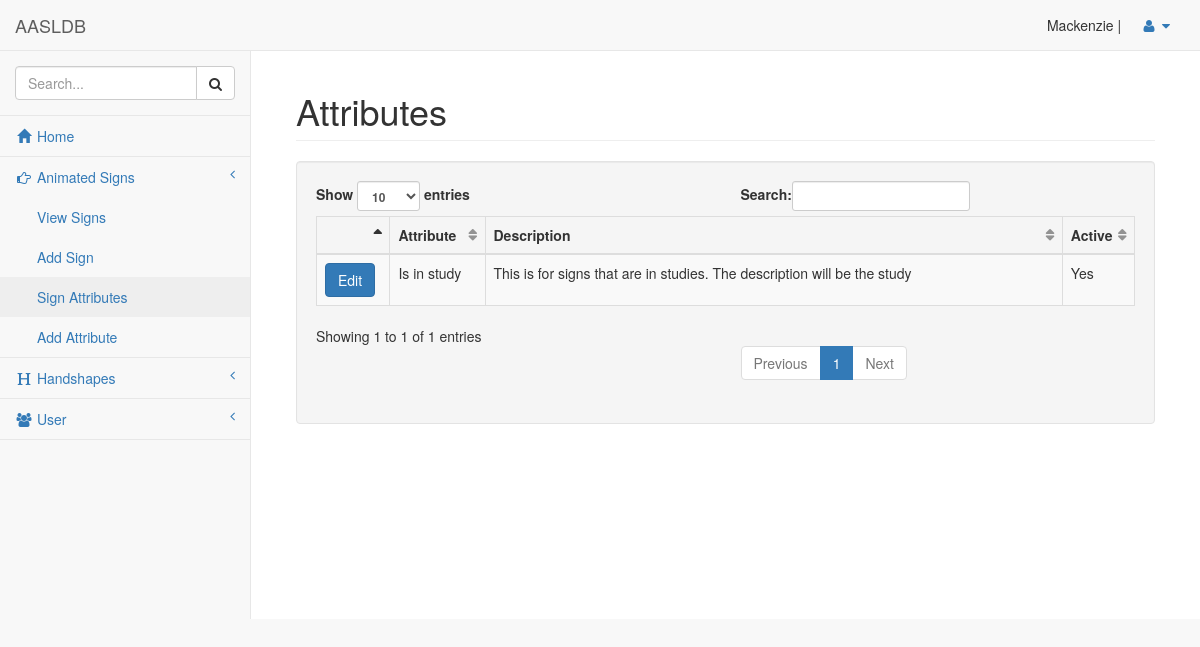
The app's page /pages/attributes.php (signed in) with its own data.
### tables this page shows
CREATE TABLE `attribute_list` (
  `name` varchar(30) NOT NULL,
  `description` varchar(100) NOT NULL,
  `active` int(11) NOT NULL
);

### function/getAttribute.php (called while the page is built, shortened)
<?php
function getAttributes($active) {
    if($active){
        $sql = "SELECT * FROM attribute_list where active=1 ORDER BY name";
    }else{
        $sql = "SELECT * FROM attribute_list";
    }
    require '../classes/attributeClass.php';
    $attributes = array();
    include '../include/connection_open.inc.php';
    $result = $conn->query($sql);
    while ($row = $result->fetch_assoc()) {
        $attribute = new attributeClass($row["name"],$row["description"],$row["active"]);
        array_push($attributes, $attribute);
    }
    return $attributes;
}

### classes/attributeClass.php (called while the page is built, shortened)
<?php
class attributeClass {
    protected $_aName;
    protected $_desc;
    protected $_active;
    private function __construct3($name, $description, $active) {
        $this->_aName = $name;
        $this->_desc = $description;
        $this->_active = $active;
    }
    function get_aName() {
        return $this->_aName;
    }
    function get_desc() {
        return $this->_desc;
    }
    function get_active() {
        return $this->_active;
    }
}

### function/util.php (called while the page is built, shortened)
<?php
function activeTextConvert($act){
    if($act == 1){
        $text = "Yes";
    }else{
        $text = "No";
    }
    return $text;
}

### pages/attributes.php (the view, shortened to what this page needs)
<?php include '../include/header.inc.php'; ?>
<?php include '../function/getAttribute.php'; ?>
<?php include '../function/util.php'; ?>
<div id="wrapper">
    <?php include '../include/navigation.inc.php'; ?>
    <div id="page-wrapper">
        <div class="container-fluid">
            <div class="row">
                <div class="col-lg-12">
                    <h1 class="page-header">Attributes</h1>
                </div>
            </div>
            <div class="row">
                <div class="col-lg-12">
                    <div class="well">
                        <table width="100%" class="table table-striped table-bordered table-hover" id="attribute-table">
                            <thead>
                                <tr>
                                    <th></th>
                                    <th>Attribute</th>
                                    <th>Description</th>
                                    <th>Active</th>
                                </tr>
                            </thead>
                            <tbody>
                                <?php
                                $a = getAttributes(FALSE);
                                foreach ($a as $printAttribute) {
                                    $count = 1;
                                    if ($count % 2 != 0) {
                                        echo '<tr class="odd">';
                                    } else {
                                        echo '<tr class="even">';
                                    }
                                    echo '<td><button onclick="editA(\'' . $printAttribute->get_aName() . '\');" type="button" class="btn btn-primary">Edit</button></td>';
                                    echo '<td>' . $printAttribute->get_aName() . '</td>';
                                    echo '<td>' . $printAttribute->get_desc() . '</td>';
                                    echo '<td>' . activeTextConvert($printAttribute->get_active()) . '</td>';
                                    echo '</tr>';
                                }
                                ?>
                            </tbody>
                        </table>
                    </div>
                </div>
            </div>
        </div>
    </div>
</div>
<?php include '../include/footer.inc.php'; ?>

### records on screen
attribute_list: name "Is in study", description "This is for signs that are in studies. The description will be the study", active "Yes"

### other values on screen
$_SESSION["firstName"] "Mackenzie"
